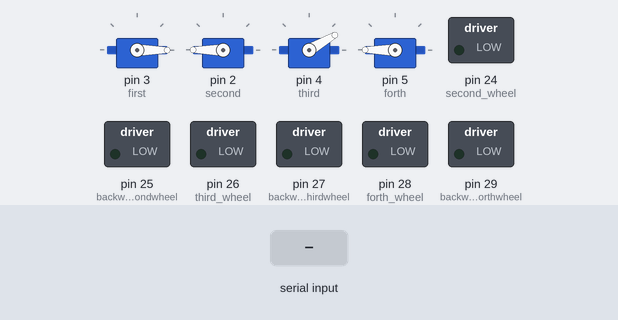
The sketch below on a simulated Arduino Mega 2560, built with avr-gcc and run on an emulated ATmega2560. Parts: 4 × servo, switched loads named in the sketch (green lamp = pin HIGH). The test bench sets the inputs (shaded band). Pins used as bus, display or sensor lines are not drawn.

Above: at 2.2 s.
2.3 s: "B" received over Serial
At 3.1 s:
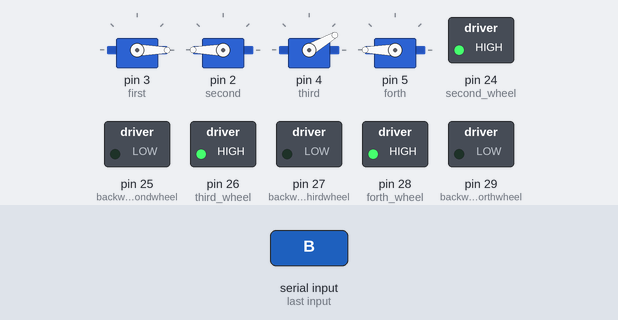
3.8 s: byte 102 ('f') received over Serial
At 4.2 s:
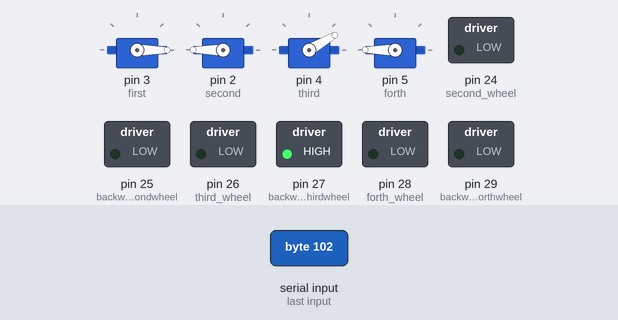
5.3 s: "K" received over Serial
At 6.5 s:
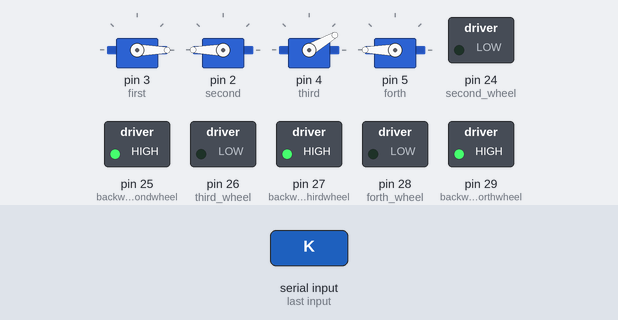
6.8 s: "D" received over Serial
At 7.7 s:
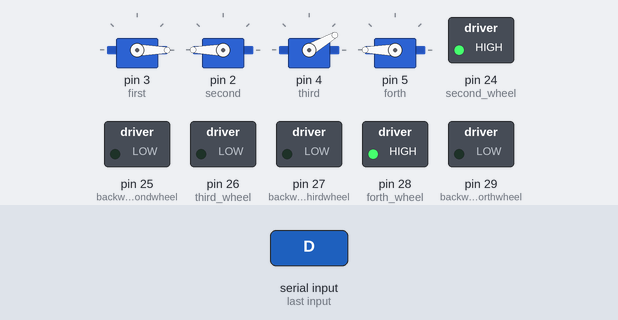
8.3 s: "E" received over Serial
At 8.8 s:
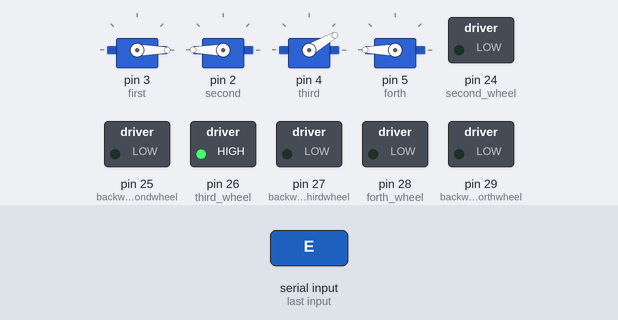
Timing chart, 0 to 11.3 s (numbered marks = the images above; inputs shaded):
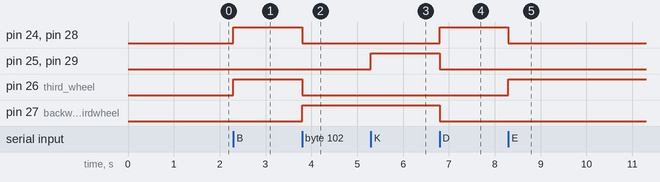

Measured:
- after the input at 2.3 s, pin 24 (second_wheel), pin 26 (third_wheel), pin 28 (forth_wheel): LOW → HIGH at once
- after the input at 3.8 s, pin 24 (second_wheel), pin 26 (third_wheel), pin 28 (forth_wheel): HIGH → LOW at once; pin 27 (backward_thirdwheel): LOW → HIGH at once
- after the input at 5.3 s, pin 25 (backward_secondwheel), pin 29 (backward_forthwheel): LOW → HIGH at once
- after the input at 6.8 s, pin 24 (second_wheel), pin 28 (forth_wheel): LOW → HIGH at once; pin 25 (backward_secondwheel), pin 27 (backward_thirdwheel), pin 29 (backward_forthwheel): HIGH → LOW at once
- after the input at 8.3 s, pin 24 (second_wheel), pin 28 (forth_wheel): HIGH → LOW at once; pin 26 (third_wheel): LOW → HIGH at once

The sketch:

Arduino_Code.ino
```cpp
#include <Servo.h>
#include <SoftwareSerial.h>


SoftwareSerial bluetoothSerial(0, 1);


Servo first;
Servo second;


Servo third;
Servo forth;


const int trigPin2 = 12;   // Ultrasonic sensor 2 trigger pin   first
const int echoPin2 = 13;   // Ultrasonic sensor 2 echo pin


const int trigPin3 = 10;   // Ultrasonic sensor 3 trigger pin   second
const int echoPin3 = 11;   // Ultrasonic sensor 3 echo pin


const int trig4 = 8;   //third ultrasonic
const int echo4 = 9;


const int trig5 = 6;  //forht
const int echo5 =7;


const int trig6 = A1;
const int echo6 =A0;   //fifth


const int trig7 = A3;//sixth
const int echo7 =A2;


const int trig8 = A5;


const int echo8 = A4;


const int trig9 = A7;


const int echo9 = A6;


const int first_wheel = 22;


const int second_wheel = 24;


const int third_wheel = 26;


const int forth_wheel = 28;


const int backward_firstwheel = 23;
const int backward_secondwheel = 25;
const int backward_thirdwheel = 27;
const int backward_forthwheel = 29;


void setup() {
  bluetoothSerial.begin(115200);
  Serial.begin(115200);

  //for the servo motors
  first.attach(3);
  second.attach(2);
  third.attach(4);
  forth.attach(5);
  first.write(0);//keep this fix at 0 for original pos , 180 to grab


  second.write(180);//keep this fix at 0 for original pos , 90 turns left


  third.write(30);  //30 //keep this fix at 0 for original pos, and 60 for closed distance, further move the forth servo


  forth.write(180);  //keep this fix at 45 for orginal pos, and 90 when ultrasonic is detected for further bottle


  pinMode(trigPin2, OUTPUT);
  pinMode(echoPin2, INPUT);
  pinMode(trigPin3, OUTPUT);
  pinMode(echoPin3, INPUT);


  pinMode(trig4, OUTPUT);
  pinMode(echo4, INPUT);


  pinMode(trig5, OUTPUT);
  pinMode(echo5, INPUT);


  pinMode(trig6, OUTPUT);
  pinMode(echo6, INPUT);


  pinMode(trig7, OUTPUT);
  pinMode(echo7, INPUT);


  pinMode(trig8, OUTPUT);
  pinMode(echo8, INPUT);


  pinMode(trig9,OUTPUT);
  pinMode(echo9,INPUT);


  pinMode(first_wheel, OUTPUT);
  pinMode(second_wheel, OUTPUT);
  pinMode(third_wheel, OUTPUT);
  pinMode(forth_wheel, OUTPUT);
  pinMode(backward_firstwheel, OUTPUT);
  pinMode(backward_secondwheel, OUTPUT);
  pinMode(backward_thirdwheel, OUTPUT);
  pinMode(backward_forthwheel, OUTPUT);
  //headServo1.write(0);
  delay(1000);
}


void loop() {
  if (Serial.available() > 0) {
    char command = Serial.read();
    processCommand(command);
  }
}


void processCommand(char command) {
  switch (command) {
    case 'A':
      //headServo1.write(90);
      delay(1000);
      break;
    case 'B':
      moveWheelsForward();
      break;
    case 'K':
      moveWheelsBackward();
      break;
    case 'C':
      stopWheels();
      break;
    case 'D':
      rotateRight();
      break;
    case 'E':
      rotateLeft();
      break;
    case 'F':
      stopRotation();
      break;
    case 'T':
      measureAndSendDistance(trigPin2, echoPin2);
      break;
    case 'G':
      measureAndSendDistance(trigPin3, echoPin3);
      break;


    case 'Y':
      measureAndSendDistance(trig4, echo4);
      break;
    case 'a':
      measureAndSendDistance(trig5, echo5);
      break;


    case 'b':
      measureAndSendDistance(trig6, echo6);
      break;
    case 'c':
      measureAndSendDistance(trig7, echo7);
      break;


    case 'd':
      measureAndSendDistance(trig8, echo8);
      break;


     case 'e':
      measureAndSendDistance(trig9, echo9);
      break;

    case 'f':
      backwardLeft();
      break;


    //for the first servos
    case 'M':
      first.write(0);
      delay(1000);
      break;
    case 'N':
      first.write(180);
      delay(1000);


      break;


    case 'O':
      first.write(90);
      delay(1000);
      break;
    //for the second servos
    case 'P':
      second.write(110);
      delay(1000);
      break;
    case 'R':
      second.write(102);
      delay(1000);
      break;
    case 'I':
      second.write(50); //50, 110
      delay(1000);
      break;


    case 'W':
      second.write(180);
      delay(1000);
      break;


    case 'L':
      third.write(90);
      delay(1000);
      break;

    case 'S':
      third.write(45);
      delay(1000);
      break;


    case 'H':
      third.write(0);
      delay(1000);
      break;


    case 'J':
      forth.write(45);
      delay(1000);
      break;


    case 'V':
      forth.write(90);
      delay(1000);
      break;


    //for the last servo joints motors:


  }


}


void moveWheelsForward() {
   int motorSpeed = map(128, 0, 255, 0, 50);
  digitalWrite(first_wheel, HIGH);
  digitalWrite(second_wheel, HIGH);
  digitalWrite(third_wheel, HIGH);
  digitalWrite(forth_wheel, HIGH);
  digitalWrite(backward_firstwheel, LOW);
  digitalWrite(backward_secondwheel, LOW);
  digitalWrite(backward_thirdwheel, LOW);
  digitalWrite(backward_forthwheel, LOW);
}


void moveWheelsBackward() {
  digitalWrite(backward_firstwheel, HIGH);
  digitalWrite(backward_secondwheel, HIGH);
  digitalWrite(backward_thirdwheel, HIGH);
  digitalWrite(backward_forthwheel, HIGH);
  digitalWrite(first_wheel, LOW);
  digitalWrite(second_wheel, LOW);
  digitalWrite(third_wheel, LOW);
  digitalWrite(forth_wheel, LOW);

}


void stopWheels() {
  digitalWrite(first_wheel, LOW);
  digitalWrite(second_wheel, LOW);
  digitalWrite(third_wheel, LOW);
  digitalWrite(forth_wheel, LOW);
  digitalWrite(backward_firstwheel, LOW);
  digitalWrite(backward_secondwheel, LOW);
  digitalWrite(backward_thirdwheel, LOW);
  digitalWrite(backward_forthwheel, LOW);

}


void rotateLeft() {
  digitalWrite(first_wheel, HIGH);
  digitalWrite(second_wheel, LOW);
  digitalWrite(third_wheel, HIGH);
  digitalWrite(forth_wheel, LOW);
  digitalWrite(backward_firstwheel, LOW);
  digitalWrite(backward_secondwheel, LOW);
  digitalWrite(backward_thirdwheel, LOW);
  digitalWrite(backward_forthwheel, LOW);


}


void rotateRight() {
  digitalWrite(first_wheel, LOW);
  digitalWrite(second_wheel, HIGH);
  digitalWrite(third_wheel, LOW);
  digitalWrite(forth_wheel, HIGH);
  digitalWrite(backward_firstwheel, LOW);
  digitalWrite(backward_secondwheel, LOW);
  digitalWrite(backward_thirdwheel, LOW);
  digitalWrite(backward_forthwheel, LOW);


}


void stopRotation() {
  digitalWrite(first_wheel, LOW);
  digitalWrite(second_wheel, LOW);
  digitalWrite(third_wheel, LOW);
  digitalWrite(forth_wheel, LOW);
  digitalWrite(backward_firstwheel, LOW);
  digitalWrite(backward_secondwheel, LOW);
  digitalWrite(backward_thirdwheel, LOW);
  digitalWrite(backward_forthwheel, LOW);
}

void backwardLeft(){
  digitalWrite(first_wheel, LOW);
  digitalWrite(second_wheel, LOW);
  digitalWrite(third_wheel, LOW);
  digitalWrite(forth_wheel, LOW);
  digitalWrite(backward_firstwheel, HIGH);
  digitalWrite(backward_secondwheel, LOW);
  digitalWrite(backward_thirdwheel, HIGH);
  digitalWrite(backward_forthwheel, LOW);


}


void measureAndSendDistance(int trigPin, int echoPin) {
  long duration;
  int distance;
  digitalWrite(trigPin, LOW);
  delayMicroseconds(2);
  digitalWrite(trigPin, HIGH);
  delayMicroseconds(10);
  digitalWrite(trigPin, LOW);
  duration = pulseIn(echoPin, HIGH);
  distance = duration * 0.034 / 2;
  Serial.print("D");
  delay(100);  // Send 'D' to indicate distance measurement
  Serial.println(distance);
}
```
